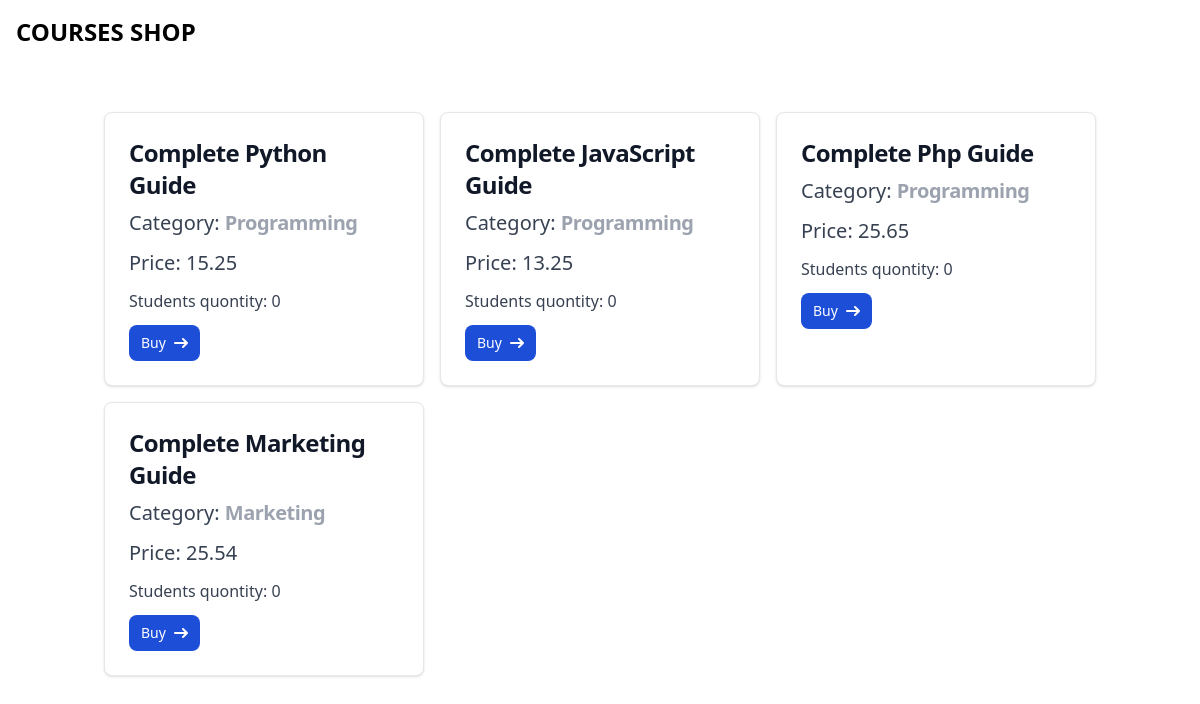
Page /shop/ on the earlier database version.
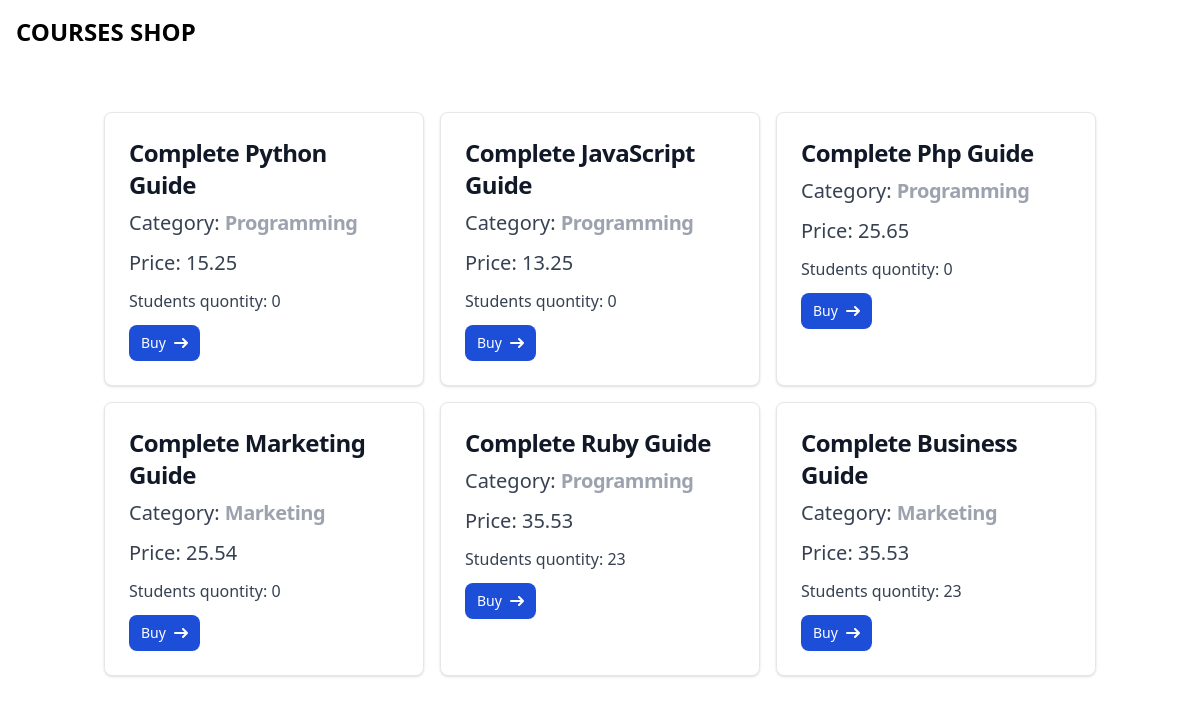
Same page on the later database version.
### shop/models.py (models this page shows, shortened)
class Course(models.Model):
    title = models.CharField(max_length=300)
    price = models.FloatField()
    students_qty = models.IntegerField(default=0)
    reviews_qty = models.IntegerField(default=0)
    category = models.ForeignKey(Category, on_delete=models.CASCADE)
    created_at = models.DateTimeField(default=timezone.now)

class Category(models.Model):
    title = models.CharField(max_length=255)
    created_at = models.DateTimeField(default=timezone.now)

### shop/views.py (the view)
# urls.py: path('', views.index, name='index'),
def index(request: HttpRequest) -> HttpResponse:
    courses = Course.objects.all()
    return render(request, 'shop/courses.html', {'courses': courses})

### templates/shop/courses.html (shortened to what this page needs)
{% extends "base.html" %}
{% block content %}
    <div class="pt-6 px-4">
        {% include "shop/includes/courses_list.html" %}
    </div>
{% endblock %}

### templates/shop/includes/courses_list.html
<div class="grid lg:grid-cols-3 md:grid-cols-2 grid-cols-1 gap-4 pt-6">
    {% for course in courses %}
        <div class="max-w-sm p-6 bg-white border border-gray-200 rounded-lg shadow dark:bg-gray-800 dark:border-gray-700">
            <a href="{% url "shop:show" course.id %}">
                <h5 class="mb-2 text-2xl font-bold tracking-tight text-gray-900 dark:text-white">{{ course.title }}</h5>
            </a>
            <p class="text-xl mb-3 font-normal text-gray-700 dark:text-gray-400">Category: <a
                href="{% url "shop:category" course.category.id%}"
                class="mb-2 text-xl font-bold tracking-tight text-gray-400 dark:text-white"
                >{{ course.category.title }}</a> </p>
            <p class="text-xl mb-3 font-normal text-gray-700 dark:text-gray-400">Price: {{ course.price }} </p>
            <p class="mb-3 font-normal text-gray-700 dark:text-gray-400">Students quontity: {{ course.students_qty}} </p>
            <a href="#" class="inline-flex items-center px-3 py-2 text-sm font-medium text-center text-white bg-blue-700 rounded-lg hover:bg-blue-800 focus:ring-4 focus:outline-none focus:ring-blue-300 dark:bg-blue-600 dark:hover:bg-blue-700 dark:focus:ring-blue-800">
                Buy
                <svg class="w-3.5 h-3.5 ml-2" aria-hidden="true" xmlns="http://www.w3.org/2000/svg" fill="none" viewBox="0 0 14 10">
                    <path stroke="currentColor" stroke-linecap="round" stroke-linejoin="round" stroke-width="2" d="M1 5h12m0 0L9 1m4 4L9 9"/>
                </svg>
            </a>
        </div>
    {% endfor %}
</div>

Differences in the rows shown:
added Course: title "Complete Ruby Guide", category "Programming", price "35.53", students_qty "23"
added Course: title "Complete Business Guide", category "Marketing", price "35.53", students_qty "23"
